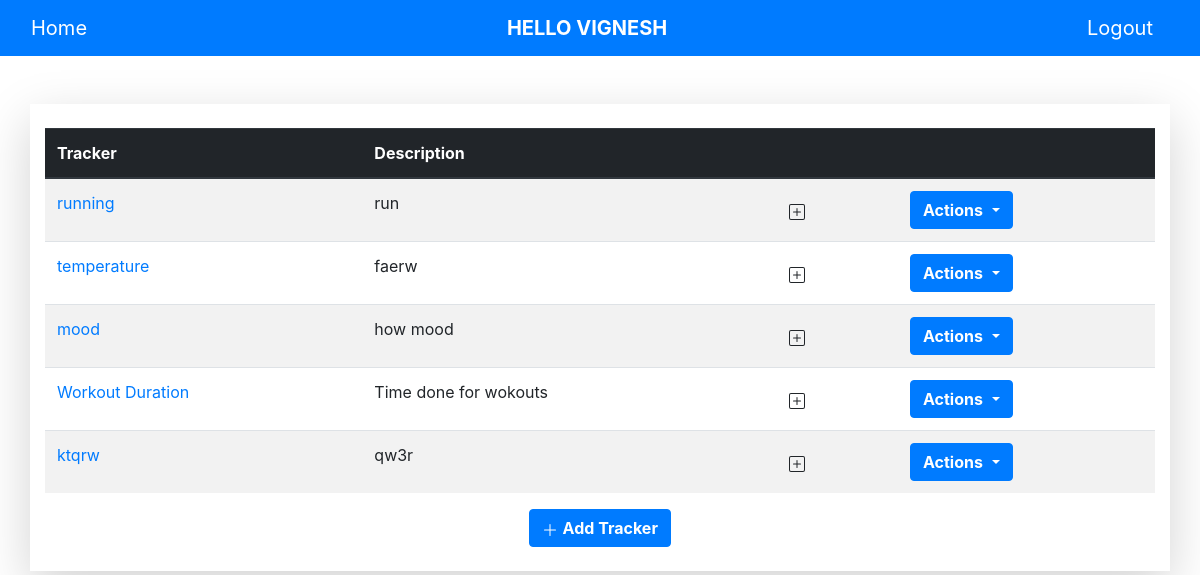
Before: /index (signed in) with the older database file.
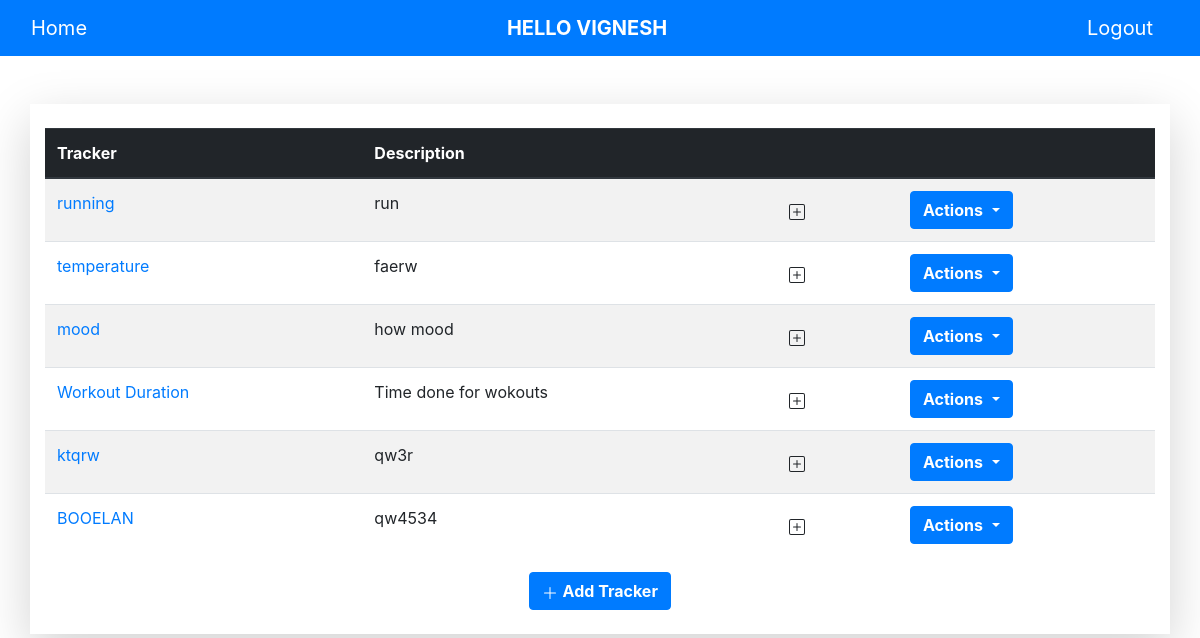
After: the same page with the newer database file.
### main.py (models this page shows)
class Tracker(db.Model):
    t_id = db.Column(db.Integer, primary_key=True)
    name = db.Column(db.String(60))
    description = db.Column(db.String(150))
    type = db.Column(db.String(60))
    settings = db.Column(db.String(60))
    log = db.relationship('Log')
    user_id = db.Column(db.Integer, db.ForeignKey("user.id"), nullable=False)

### main.py (the view)
@app.route('/')
@app.route('/index')
@login_required
def index():
    tracker = Tracker.query.all()
    return render_template("index.html", user=current_user, tracker=tracker)

### main.py (called while the page is built)
@login.user_loader
def load_user(id):
    return User.query.get(int(id))

### templates/index.html (shortened to what this page needs)
{% extends 'base.html' %}
{% block content %}
<br><br>
<div class="container shadow-lg  " >
<br>
<table class="table table-striped ">
  <thead class="thead-dark">
    <tr>
      <th scope="col">Tracker</th>
      <th scope="col">Description</th>
      <th scope="col"></th>
      <th scope="col"></th>
    </tr>
  </thead>
  <tbody>
{% for tracker in tracker %}
    {% if tracker.user_id==user.id  %}
    <tr>
      <td><a href="{{ url_for('view_tracker', t_id=tracker.t_id) }}">{{tracker.name}}</a></td>
      <td>{{tracker.description}}</td>
      <td><a href="{{ url_for('add_log', t_id=tracker.t_id) }}" class="btn" >
        </a></td>
      <td>
        <div class="dropdown">
            <button class="btn dropdown-toggle btn-primary" type="button" id="dropdownMenuButton" data-toggle="dropdown" aria-haspopup="true" aria-expanded="false">
            <b>Actions</b>
            </button>
        </div>
      </td>
    </tr>
    {% endif %}
{% endfor %}
  </tbody>
</table>
        <div align="center">
            <a href="/add-tracker-page" class="btn btn-primary">
              <svg xmlns="http://www.w3.org/2000/svg" width="16" height="16" fill="currentColor" class="bi bi-plus-lg" viewBox="0 0 16 16">
                <path fill-rule="evenodd" d="M8 2a.5.5 0 0 1 .5.5v5h5a.5.5 0 0 1 0 1h-5v5a.5.5 0 0 1-1 0v-5h-5a.5.5 0 0 1 0-1h5v-5A.5.5 0 0 1 8 2Z"/>
              </svg>
              <b>Add Tracker</b></a>
        </div><br>
</div>
{% endblock %}

Changed rows visible on the page:
added Tracker: name "BOOELAN", description "qw4534"
